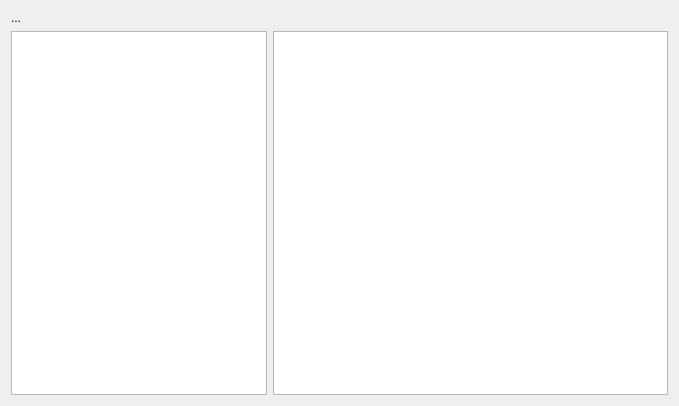
<?xml version="1.0" encoding="UTF-8"?>
<ui version="4.0">
 <class>RscViewer</class>
 <widget class="QWidget" name="RscViewer">
  <property name="geometry">
   <rect>
    <x>0</x>
    <y>0</y>
    <width>679</width>
    <height>406</height>
   </rect>
  </property>
  <property name="windowTitle">
   <string>Form</string>
  </property>
  <layout class="QVBoxLayout" name="verticalLayout">
   <item>
    <widget class="QLabel" name="lblTitle">
     <property name="text">
      <string>...</string>
     </property>
    </widget>
   </item>
   <item>
    <layout class="QHBoxLayout" name="horizontalLayout">
     <item>
      <widget class="QListView" name="rscLayerList">
       <property name="sizePolicy">
        <sizepolicy hsizetype="Preferred" vsizetype="Expanding">
         <horstretch>0</horstretch>
         <verstretch>0</verstretch>
        </sizepolicy>
       </property>
       <property name="editTriggers">
        <set>QAbstractItemView::NoEditTriggers</set>
       </property>
       <property name="wordWrap">
        <bool>true</bool>
       </property>
      </widget>
     </item>
     <item>
      <widget class="QListView" name="objectsList">
       <property name="font">
        <font>
         <pointsize>9</pointsize>
        </font>
       </property>
       <property name="editTriggers">
        <set>QAbstractItemView::NoEditTriggers</set>
       </property>
       <property name="iconSize">
        <size>
         <width>64</width>
         <height>64</height>
        </size>
       </property>
       <property name="movement">
        <enum>QListView::Static</enum>
       </property>
       <property name="flow">
        <enum>QListView::LeftToRight</enum>
       </property>
       <property name="isWrapping" stdset="0">
        <bool>true</bool>
       </property>
       <property name="resizeMode">
        <enum>QListView::Adjust</enum>
       </property>
       <property name="viewMode">
        <enum>QListView::IconMode</enum>
       </property>
       <property name="uniformItemSizes">
        <bool>true</bool>
       </property>
       <property name="wordWrap">
        <bool>true</bool>
       </property>
      </widget>
     </item>
    </layout>
   </item>
  </layout>
 </widget>
 <resources/>
 <connections>
  <connection>
   <sender>rscLayerList</sender>
   <signal>clicked(QModelIndex)</signal>
   <receiver>RscViewer</receiver>
   <slot>showObjectsForRscLayer(QModelIndex)</slot>
   <hints>
    <hint type="sourcelabel">
     <x>225</x>
     <y>147</y>
    </hint>
    <hint type="destinationlabel">
     <x>405</x>
     <y>400</y>
    </hint>
   </hints>
  </connection>
 </connections>
 <slots>
  <slot>showObjectsForRscLayer(QModelIndex)</slot>
 </slots>
</ui>
